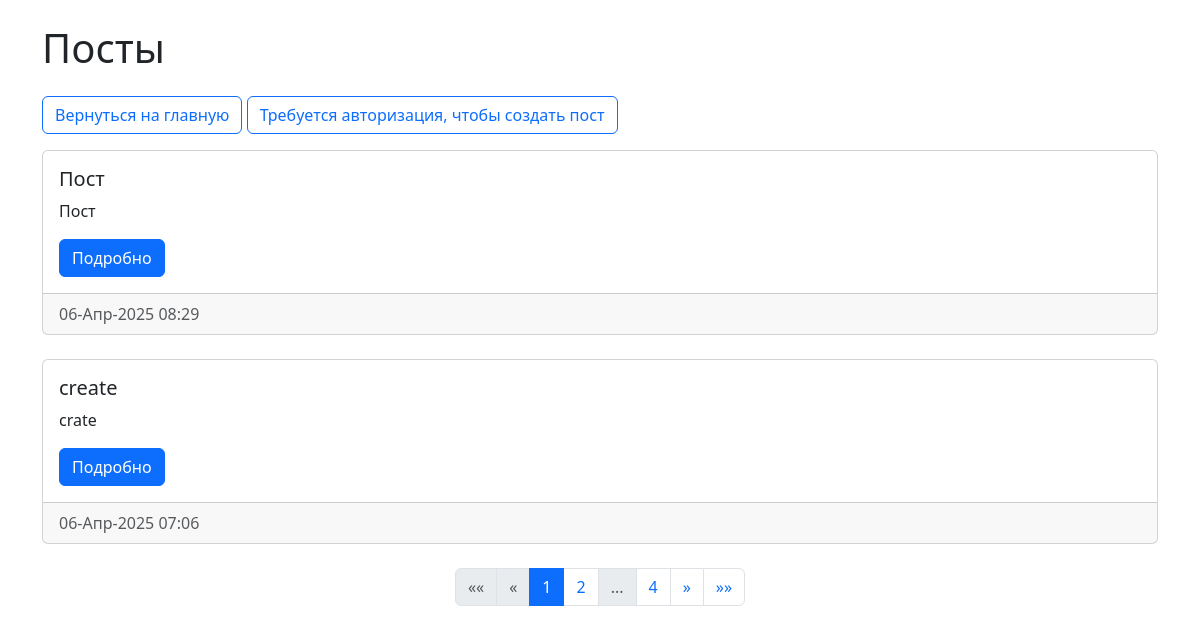
The page /news/ on the database as committed earlier.
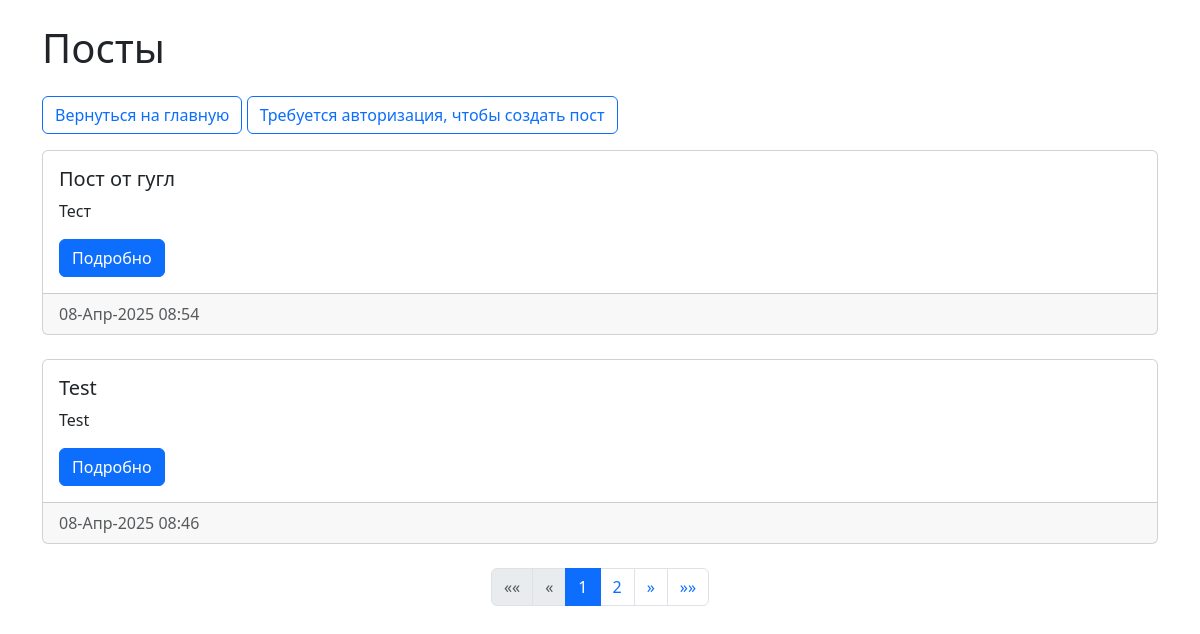
The same page on the database as committed later.
### newapp/models.py (models this page shows, shortened)
class Post(models.Model):
    author = models.ForeignKey(
        Author,
        on_delete=models.CASCADE,
        verbose_name='Автор'
    )
    NEWS = 'NW'
    ARTICLE = 'AR'
    CATEGORY_CHOICES = (
        (NEWS, 'Новость'),
        (ARTICLE, 'Статья'),
    )
    CategoryType = models.CharField(
        max_length=2,
        choices=CATEGORY_CHOICES,
        default=ARTICLE,
        verbose_name='Тип поста'
    )
    dateCreation = models.DateTimeField(auto_now_add=True)
    categories = models.ManyToManyField(
        Category,
        through='PostCategory',
        verbose_name='Категории'
    )
    title = models.CharField(
        max_length=128,
        verbose_name='Заголовок'
    )
    text = models.TextField(verbose_name='Содержание')
    rating = models.SmallIntegerField(default=0, verbose_name='Рейтинг')
    is_sented = models.BooleanField(default=False)
    class Meta:
        verbose_name = 'Пост'
        verbose_name_plural = 'Посты'

### newapp/views.py (the view)
# urls.py: path('news/', news_list, name='post_list'),
def news_list(request):
    posts = Post.objects.all().order_by('-id')
    paginator = Paginator(posts, 2)
    page_number = request.GET.get('page')
    page_obj = paginator.get_page(page_number)
    context = {
        'page_obj': page_obj
    }
    return render(request, 'news/news.html', context)

### newapp/templatetags/custom_filters.py (called while the page is built)
def censor(value):
    for word in BAD_WORDS:
        value = re.sub(
            r'\b' + re.escape(word) + r'\b',
            '*' * len(word),
            value,
            flags=re.IGNORECASE)
    return value

### templates/news/news.html (shortened to what this page needs)
{% extends 'default.html' %}
{% load custom_filters %}
{% block content %}
<div class="container mt-4">
    <h1>Посты</h1>
    <a href="{% url 'home' %}" class="btn btn-outline-primary my-3">Вернуться на главную</a>
    {% if request.user.is_authenticated and request.user|has_group:"authors"%}
        <a href="{% url 'post_create' %}" class="btn btn-outline-primary my-3">Создать пост</a>
    {% elif not request.user.is_authenticated %}
        <a href="/accounts/" class="btn btn-outline-primary my-3">
            Требуется авторизация, чтобы создать пост
        </a>
    {% else %}
        <a href="/accounts/" class="btn btn-outline-primary my-3">
            Нужно быть автором, чтобы создать пост
        </a>
    {% endif %}
    <div class="row">
        {% for post in page_obj %}
            <div class="col-md-12 mb-4">
                <div class="card">
                    <div class="card-body ">
                        <h5 class="card-title">{{ post.title|censor }}</h5>
                        <p class="card-text">{{ post.text|truncatechars:51|censor }}</p>
                        <a href="{% url 'post_detail' post.id %}" class="btn btn-primary">Подробно</a>
                    </div>
                    <div class="card-footer text-muted">
                        {{ post.dateCreation|date:"d-M-Y H:i" }}
                    </div>
                </div>
            </div>
        {% empty %}
            <p>Нет новостей для отображения.</p>
        {% endfor %}
    </div>
    <nav aria-label="Page navigation">
        <ul class="pagination justify-content-center">
            {% if page_obj.has_previous %}
                <li class="page-item">
                    <a class="page-link" href="?page=1" aria-label="Первая">
                        <span aria-hidden="true">&laquo;&laquo;</span>
                    </a>
                </li>
                <li class="page-item">
                    <a class="page-link" href="?page={{ page_obj.previous_page_number }}" aria-label="Назад">
                        <span aria-hidden="true">&laquo;</span>
                    </a>
                </li>
            {% else %}
                <li class="page-item disabled"><span class="page-link">&laquo;&laquo;</span></li>
                <li class="page-item disabled"><span class="page-link">&laquo;</span></li>
            {% endif %}
            {% for num in page_obj.paginator.page_range %}
                {% if num == 1 or num == page_obj.paginator.num_pages %}
                    <li class="page-item {% if page_obj.number == num %}active{% endif %}">
                        <a class="page-link" href="?page={{ num }}">{{ num }}</a>
                    </li>
                {% elif num > page_obj.number|add:'-2' and num < page_obj.number|add:'2' %}
                    <li class="page-item {% if page_obj.number == num %}active{% endif %}">
                        <a class="page-link" href="?page={{ num }}">{{ num }}</a>
                    </li>
                {% elif num == page_obj.number|add:'-2' or num == page_obj.number|add:'2' %}
                    <li class="page-item disabled"><span class="page-link">...</span></li>
                {% endif %}
            {% endfor %}
            {% if page_obj.has_next %}
                <li class="page-item">
                    <a class="page-link" href="?page={{ page_obj.next_page_number }}" aria-label="Вперёд">
                        <span aria-hidden="true">&raquo;</span>
                    </a>
                </li>
                <li class="page-item">
                    <a class="page-link" href="?page={{ page_obj.paginator.num_pages }}" aria-label="Последняя">
                        <span aria-hidden="true">&raquo;&raquo;</span>
                    </a>
                </li>
            {% else %}
                <li class="page-item disabled"><span class="page-link">&raquo;</span></li>
                <li class="page-item disabled"><span class="page-link">&raquo;&raquo;</span></li>
            {% endif %}
        </ul>
    </nav>
</div>
{% endblock %}

Rows that differ between the two databases and show on the page:
removed Post: title|censor "Пост", text|censor "Пост", dateCreation "06-Апр-2025 08:29"
removed Post: title|censor "create", text|censor "crate", dateCreation "06-Апр-2025 07:06"
added Post: title|censor "Пост от гугл", text|censor "Тест", dateCreation "08-Апр-2025 08:54"
added Post: title|censor "Test", text|censor "Test", dateCreation "08-Апр-2025 08:46"
Other text that changed with them:
list line gone: "2"
new list line: "2"
list line gone: "4"
